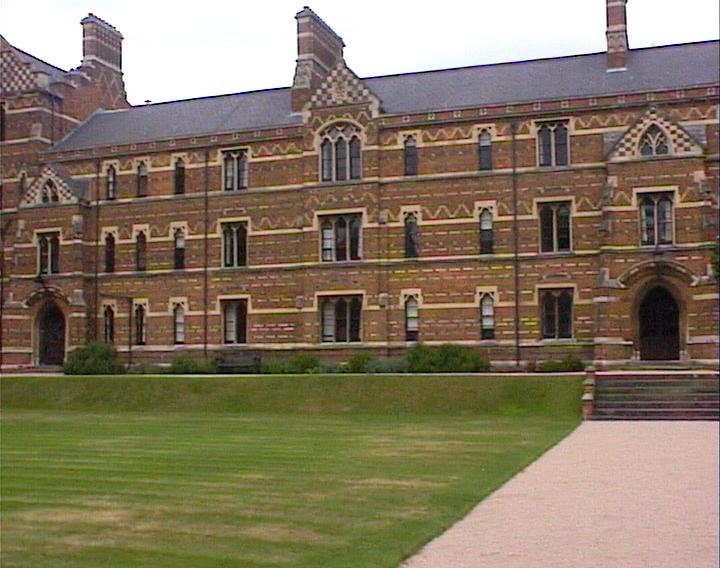
#> input picture project/images/building1.jpg, 720 x 568 px
$ jupyter execute homography-matrix.ipynb
#> lines starting #> are read from the running program, lines starting #| are printed output that depends on the picture; after the words box and inside, x2 and y2 are one past the last pixel; in counts of white or black regions, pixels touching at a corner belong together
# Computer vision 992 final project
## Part one
### Calculate the homography matrix for two given images

[cell 1]
import cv2 as cv
import numpy as np
import matplotlib.pyplot as plt
from time import sleep

First of all let's read and display both images

[cell 2]
img1 = cv.imread("./images/building1.jpg")
#> img1 is the input picture: shape (568, 720, 3); mean B, G, R 97.8, 119.2, 132.3
img2 = cv.imread("./images/building2.jpg")
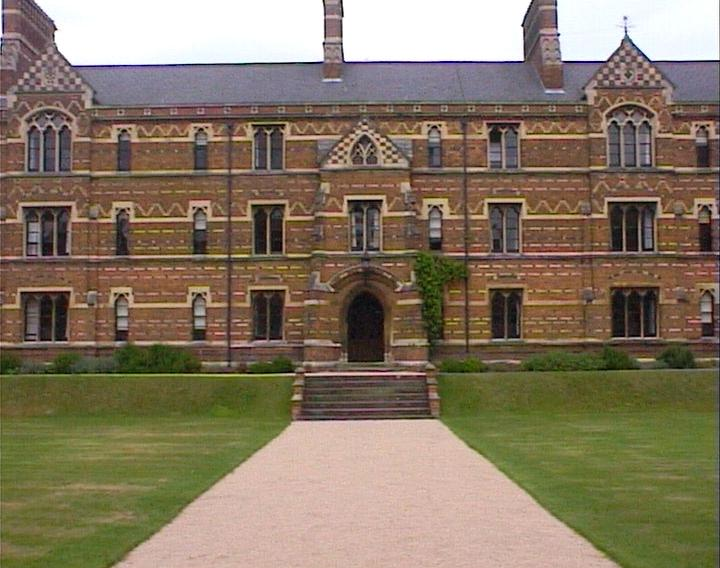
#> input picture project/images/building2.jpg, 720 x 568 px
#> img2 is the input picture: shape (568, 720, 3); mean B, G, R 98.5, 118.8, 133.1
img1 = cv.cvtColor(img1, cv.COLOR_BGR2RGB)
img2 = cv.cvtColor(img2, cv.COLOR_BGR2RGB)
img1_gray = cv.cvtColor(img1, cv.COLOR_RGB2GRAY)
img2_gray = cv.cvtColor(img2, cv.COLOR_RGB2GRAY)
img1_gray = cv.equalizeHist(img1_gray)
img2_gray = cv.equalizeHist(img2_gray)
plt.figure(figsize=(10,10))
plt.subplot(2,2,1)
plt.imshow(img1)
plt.title("Image 1"+str(img1.shape))
plt.subplot(2,2,2)
plt.imshow(img1_gray, cmap="gray")
plt.title("Image 1 gray")
plt.subplot(2,2,3)
plt.imshow(img2)
plt.title("Image 2" + str(img2.shape))
plt.subplot(2,2,4)
plt.imshow(img2_gray, cmap="gray")
plt.title("Image 2 gray")
plt.tight_layout()
plt.show()

To calculate the homography matrix between two images we are in need of some **intrest points** in both images. These point could be calculated using Harris Detector method. fortunatly OpenCV has a built in function as cornerHarris that calculates these corners for us.

[cell 3]
# Thresholds
threshold = 100
# Detector parameters
blockSize = 2
apertureSize = 3
k = 0.04
# Detecting corners
dst1 = cv.cornerHarris(img1_gray, blockSize, apertureSize, k)
dst2 = cv.cornerHarris(img2_gray, blockSize, apertureSize, k)
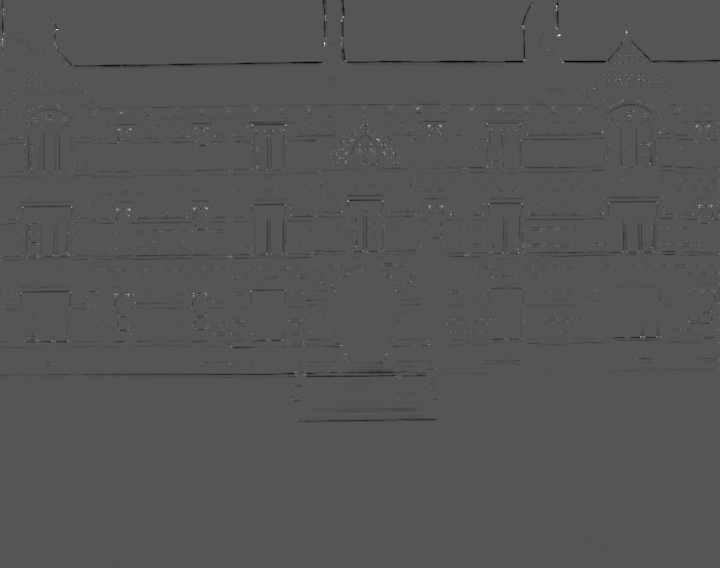
#> dst2: shape (568, 720) float32; min -0.0295, max 0.0588, mean -0.000174; drawn with min black and max white
# Normalizing
ip1 = np.empty(dst1.shape, dtype=np.float32)
ip2 = np.empty(dst2.shape, dtype=np.float32)
# Normalization
ip1 = cv.normalize(dst1, ip1, alpha=0, beta=255, norm_type=cv.NORM_MINMAX)
ip2 = cv.normalize(dst2, ip2, alpha=0, beta=255, norm_type=cv.NORM_MINMAX)

img1_cpy = np.array(img1)
img2_cpy = np.array(img2)

kp1 = []
# Drawing a circle around corners around first image
for i in range(ip1.shape[0]):
    for j in range(ip1.shape[1]):
        if ip1[i,j] > threshold:
            kp1 += [(j,i)]
            cv.circle(img1_cpy, (j,i), 5, (0), 2)
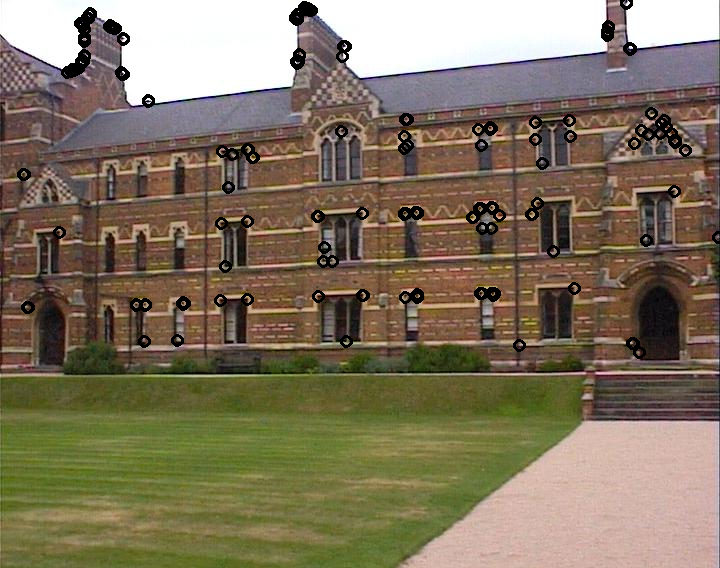
#> img1_cpy: shape (568, 720, 3); mean R, G, B 128.9, 116.3, 95
#> after the loop, kp1 = 198 pairs, first value 23 to 718, second value 2 to 352

kp2 = []
# Drawing a circle around corners in second image
for i in range(ip2.shape[0]):
    for j in range(ip2.shape[1]):
        if ip2[i,j] > threshold:
            kp2 += [(j,i)]
            cv.circle(img2_cpy, (j,i), 5, (0), 2)
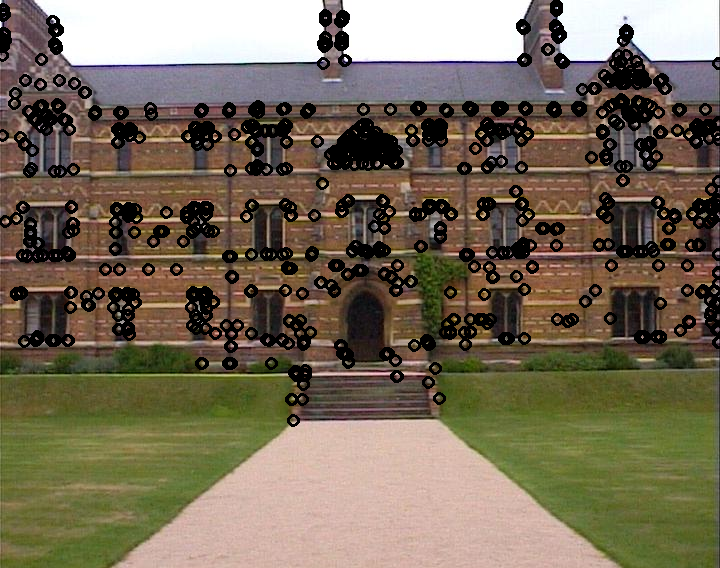
#> img2_cpy: shape (568, 720, 3); mean R, G, B 118.8, 107, 88.2
#> after the loop, kp2 = 1293 pairs, first value 0 to 719, second value 5 to 420

# Showing the result
plt.figure(figsize=(20,20))
plt.subplot(1,2,1)
plt.imshow(img1_cpy, cmap="gray")
plt.title("First Image with harris corners")
plt.subplot(1,2,2)
plt.title("second Image with harris corners")
plt.imshow(img2_cpy, cmap="gray")
plt.show()

After detecting interspoints we need to math them to find out which points are the same in both images, to do so we use ORB and BF matcher algorithms.

[cell 4]
# Initiate ORB detector
orb = cv.ORB_create()
# find the keypoints and descriptors with ORB
kp1, des1 = orb.detectAndCompute(img1,None)
#> kp1 = 500 keypoints; strongest (x, y, size): (630, 47, 31), (74, 68, 31), (632, 46, 44.6), (146, 101, 31)
kp2, des2 = orb.detectAndCompute(img2,None)
#> kp2 = 500 keypoints; strongest (x, y, size): (522, 59, 31), (345, 60, 31), (346, 60, 37.2), (559, 34, 31)
# create BFMatcher object
bf = cv.BFMatcher(cv.NORM_HAMMING, crossCheck=True)
# Match descriptors.
matches = bf.match(des1,des2)
#> matches = 205 matches
# Sort them in the order of their distance.
matches = sorted(matches, key = lambda x:x.distance)
# Draw first 10 matches.
img3 = cv.drawMatches(img1,kp1,img2,kp2,matches[:30],None,flags=cv.DrawMatchesFlags_NOT_DRAW_SINGLE_POINTS)
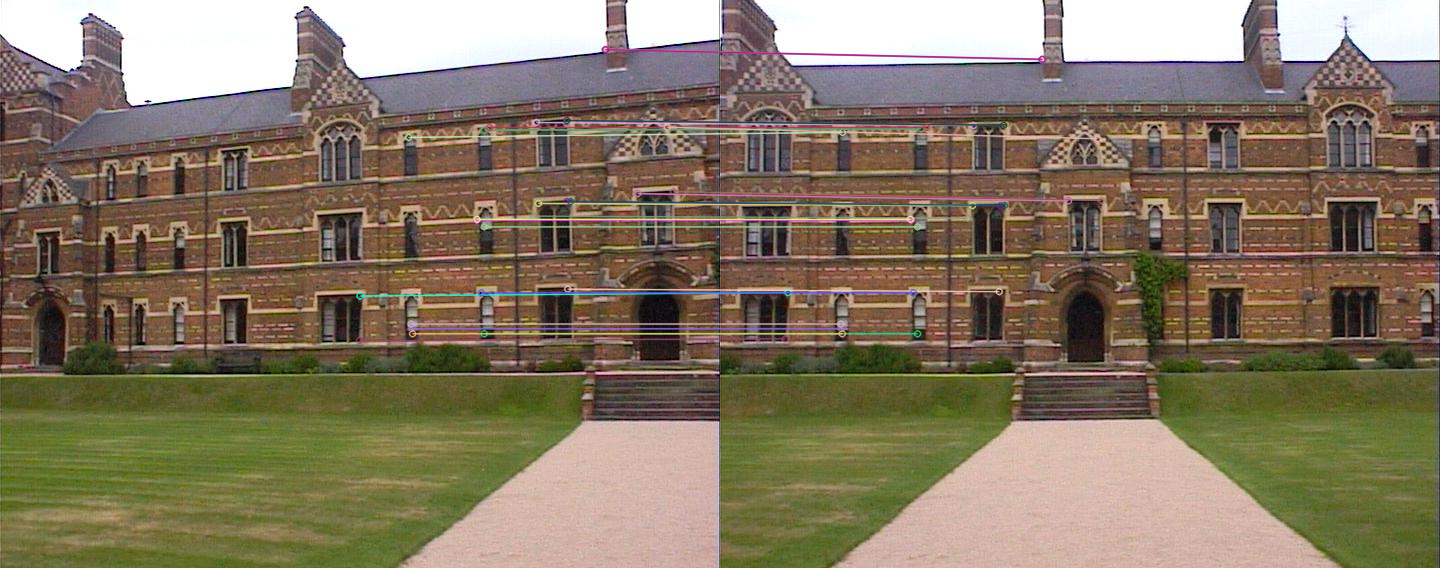
#> img3: shape (568, 1440, 3); mean R, G, B 133.3, 119.8, 99.3
plt.figure(figsize=(20,20))
plt.imshow(img3)
plt.show()

We know that the keypoints are stored in kp1 and kp2 where they are lists of feature matches for the first and second image respectively. In the cv2.ORB perspective, the feature descriptors are 2D matrices where each row is a keypoint that is detected in the first and second image.

In our case because we are using cv2.BFMatch, matches returns a list of cv2.DMatch objects where each object contains several members and among them are two important members:

- `queryIdx` - The index or row of the kp1 interest point matrix that matches
- `trainIdx` - The index or row of the kp2 interest point matrix that matches

Therefore, queryIdx and trainIdx tell us which ORB features match between the first and second image. we'd use these to index into kp1 and kp2 and obtain the pt member, which is a tuple of (x,y) coordinates that determine the actual spatial coordinates of the matches.

All we have to do is iterate through each cv2.DMatch object in matches, append to a list of coordinates for both kp1 and kp2 and we're done.

[cell 5]
# Initialize lists
list_kp1 = []
list_kp2 = []

# For each match...
for mat in matches[:30]:

    # Get the matching keypoints for each of the images
    img1_idx = mat.queryIdx
    img2_idx = mat.trainIdx

    # x - columns
    # y - rows
    # Get the coordinates
    (x1, y1) = kp1[img1_idx].pt
    (x2, y2) = kp2[img2_idx].pt

    # Append to each list
    list_kp1.append([int(x1), int(y1)])
    list_kp2.append([int(x2), int(y2)])
#> this loop made 30 passes
#> (img1_idx, img2_idx, x1, y1, x2, y2) on passes 1 to 12: (27, 79, 536, 122, 253, 125), (62, 96, 673, 191, 381, 200), (63, 72, 637, 193, 348, 200), (100, 101, 606, 49, 322, 59), (208, 233, 604.8, 48.96, 321.1, 59.04), (277, 307, 411.3, 328.3, 121, 328.3), (302, 288, 359.4, 295.5, 67.39, 292), (381, 347, 532.9, 215.7, 246.8, 217.7), (402, 406, 408.1, 136.9, 121.9, 131.9), (475, 494, 483.7, 333.2, 197.1, 333.2), (34, 80, 567, 120, 284, 125), (161, 130, 537.6, 202.8, 252, 205.2)
#> after the loop, list_kp1 = 30 pairs, first value 359 to 673, second value 48 to 340; list_kp2 = 30 pairs, first value 64 to 381, second value 58 to 338

list_kp1 = np.array(list_kp1)
list_kp2 = np.array(list_kp2)

Having these match points we can calculate the homography matrix for these two images.

[cell 6]
H, ret = cv.findHomography(list_kp1, list_kp2, cv.RANSAC) # For outlyers use RANSAC
#> H = [[1.22, -0.0232, -358.9], [0.114, 1.17, -59.03], [0.000295, 5.34e-05, 1]]; ret = 30 values, max 1 at index 0, min 0 at index 4, mean 0.933
print(H)
#| [[ 1.22450334e+00 -2.31506505e-02 -3.58906911e+02]
#|  [ 1.14007446e-01  1.17337651e+00 -5.90292408e+01]
#|  [ 2.94528677e-04  5.34458067e-05  1.00000000e+00]]

## Part two
### Placing a picture in a frame
At this part we will take four point in the base image and and calculate the homography matrix btween the banners corners and these four points(frame points). Then by multiplying the bannet to homography matrix we place this image insde the defined frame.

[cell 7]
base_image = cv.imread('./images/room.jpg')
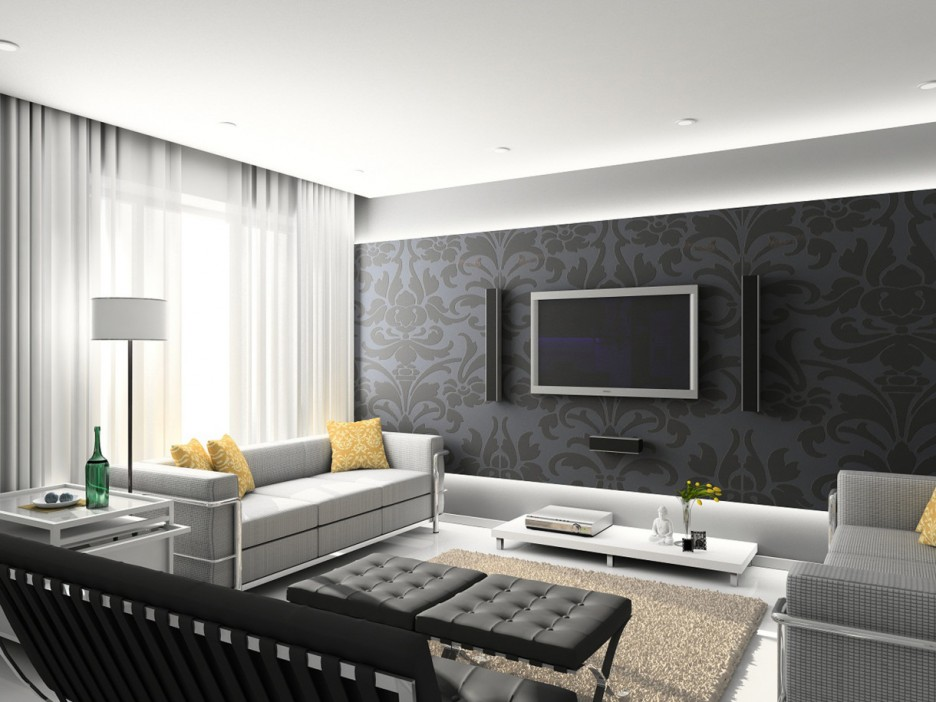
#> input picture project/images/room.jpg, 936 x 702 px
#> base_image is the input picture: shape (702, 936, 3); mean B, G, R 143.4, 147.6, 148.9
banner = cv.imread("./images/gholami.jpeg")
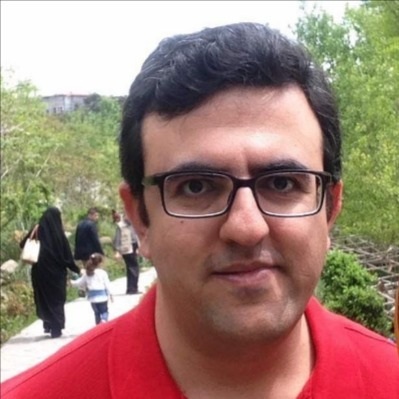
#> input picture project/images/gholami.jpeg, 399 x 399 px
#> banner is the input picture: shape (399, 399, 3); mean B, G, R 116.2, 127.5, 158.3

# Height and width of the banner
height, width = banner.shape[:-1]
#> height = 399; width = 399

# Frame points
frame_pts = np.array([[538,299], [690,295], [689,388], [539,384]])
base_pts = np.array([[0,0], [width-1,0],[width-1, height-1], [0,height-1]])
#> base_pts = [[0, 0], [398, 0], [398, 398], [0, 398]]

# Calculating homography matrix
H, status = cv.findHomography(base_pts, frame_pts)
#> H = [[0.232, 0.0198, 538], [-0.0742, 0.226, 299], [-0.000218, 3.21e-05, 1]]; status = [1, 1, 1, 1]
im_out = cv.warpPerspective(banner, H, (base_image.shape[1],base_image.shape[0]))
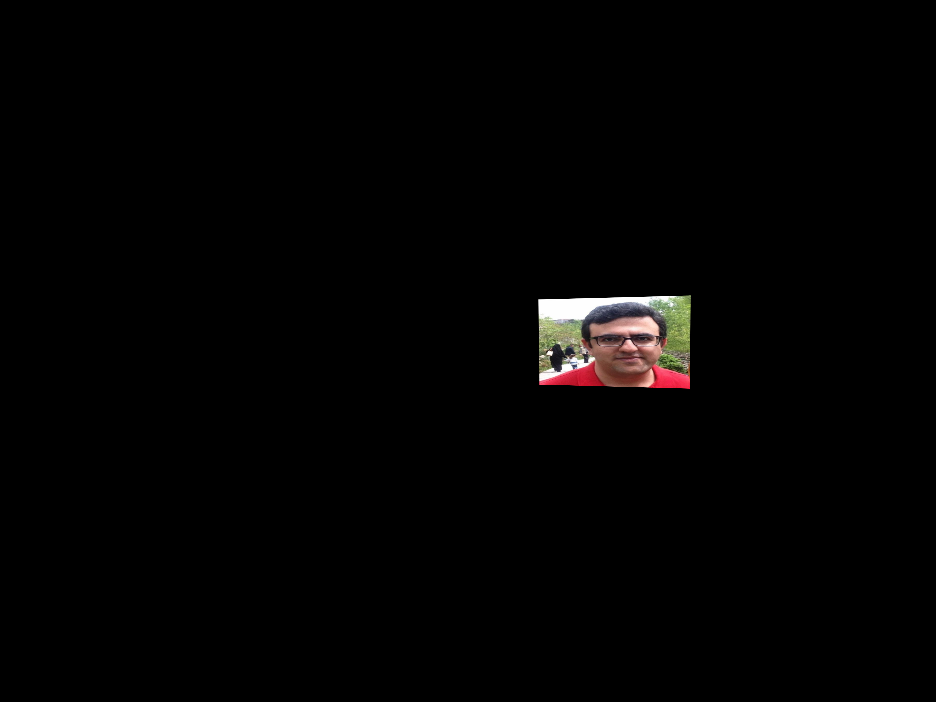
#> im_out: shape (702, 936, 3); mean B, G, R 2.4, 2.6, 3.2
base_image = cv.fillConvexPoly(base_image, frame_pts, 0, 16)
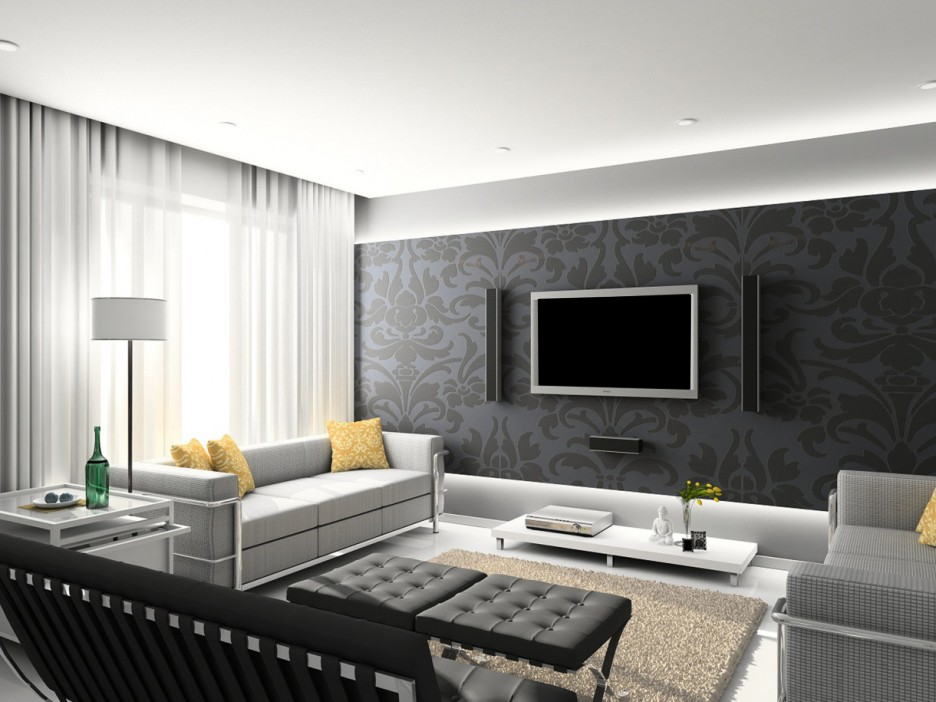
#> base_image: shape (702, 936, 3); 2.16% of pixels changed, all inside (x1, y1, x2, y2) = (537, 294, 692, 390)
results = base_image + im_out
results = cv.cvtColor(results, cv.COLOR_BGR2RGB)
plt.figure(figsize=(15,15))
plt.imshow(results)
plt.title("Virtual billboard")
plt.show()
